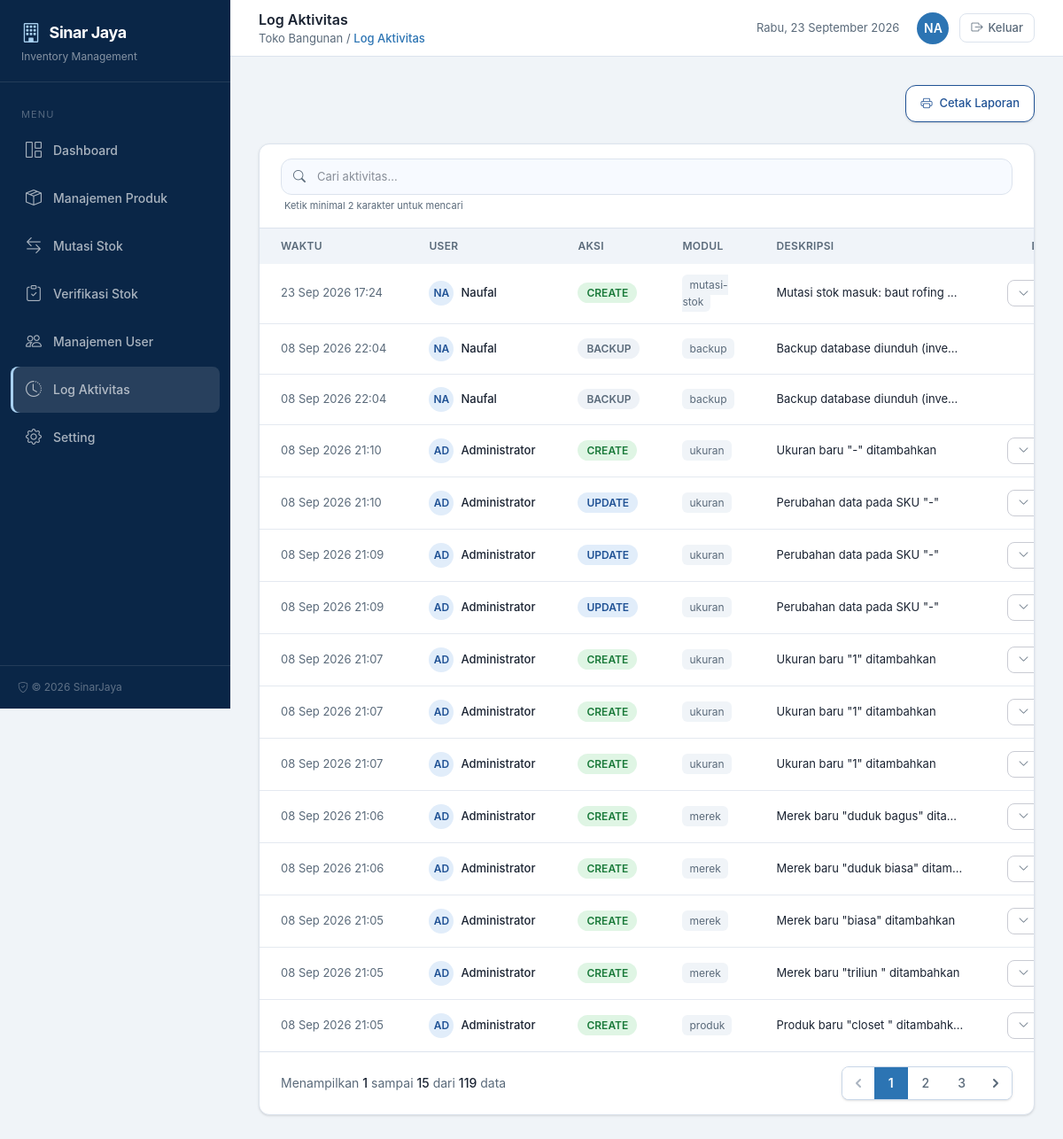
The page /log-aktivitas (signed in) on the database its author committed.
### tables this page shows
CREATE TABLE "log_aktivitas" ("id" integer primary key autoincrement not null, "id_user" integer, "aksi" varchar not null, "modul" varchar, "id_referensi" integer, "deskripsi" text not null, "data_perubahan" text, "created_at" datetime, "updated_at" datetime, "ip_address" varchar, "user_agent" varchar, foreign key("id_user") references "users"("id") on delete set null);

CREATE TABLE "users" ("id" integer primary key autoincrement not null, "username" varchar not null, "nama" varchar not null, "password" varchar not null, "remember_token" varchar, "created_at" datetime, "updated_at" datetime, "deleted_at" datetime);

### index.php (called while the page is built, shortened)
<?php
require_once __DIR__ . '/includes/db.php';
require_once __DIR__ . '/includes/helpers.php';
$uri = parse_url($_SERVER['REQUEST_URI'], PHP_URL_PATH);
$uri = rtrim($uri, '/') ?: '/';
$method = $_SERVER['REQUEST_METHOD'];
$routes = [
    'GET /'                               => ['action' => 'middleware',    'auth' => 'guest'],
    'GET /login'                          => ['page' => 'login',           'auth' => 'guest'],
    'POST /login'                         => ['action' => 'auth',          'auth' => 'guest'],
    'GET /logout'                         => ['action' => 'auth',          'auth' => 'auth', 'do' => 'logout'],
    'GET /dashboard'                      => ['page' => 'dashboard',       'auth' => 'auth'],
    'GET /produk'                         => ['page' => 'produk',          'auth' => 'auth'],
    'POST /produk'                        => ['action' => 'produk',        'auth' => 'auth'],
    'GET /mutasi-stok'                    => ['page' => 'mutasi-stok',     'auth' => 'auth'],
    'GET /mutasi-stok/input'              => ['page' => 'mutasi-stok-input', 'auth' => 'auth'],
    'POST /mutasi-stok'                   => ['action' => 'mutasi',        'auth' => 'auth'],
    'POST /mutasi-stok/input'             => ['action' => 'mutasi',        'auth' => 'auth'],
    'GET /verifikasi-stok'                => ['page' => 'verifikasi-stok', 'auth' => 'auth'],
    'GET /verifikasi-stok/input'          => ['page' => 'verifikasi-stok-input', 'auth' => 'auth'],
    'POST /verifikasi-stok'               => ['action' => 'verifikasi',    'auth' => 'auth'],
    'POST /verifikasi-stok/input'         => ['action' => 'verifikasi',    'auth' => 'auth'],
    'GET /manajemen-user'                 => ['page' => 'manajemen-user',  'auth' => 'auth'],
    'POST /manajemen-user'                => ['action' => 'user',          'auth' => 'auth'],
    'GET /log-aktivitas'                  => ['page' => 'log-aktivitas',   'auth' => 'auth'],
    'GET /cetak-mutasi'                   => ['page' => 'cetak-mutasi',    'auth' => 'auth'],
    'GET /cetak-log'                      => ['page' => 'cetak-log',       'auth' => 'auth'],
    'GET /setting'                        => ['page' => 'setting',         'auth' => 'auth'],
    'POST /setting'                       => ['action' => 'setting',       'auth' => 'auth'],
    'GET /api/produk-cascade'             => ['api' => 'produk-cascade', 'auth' => 'auth'],
];
$routeKey = $method . ' ' . $uri;
$route = $routes[$routeKey];
$pageFile = __DIR__ . '/pages/' . $route['page'] . '.php';
require $pageFile;

### includes/helpers.php (called while the page is built, shortened)
<?php
function sanitize(mixed $value): string
{
    return htmlspecialchars((string)$value, ENT_QUOTES, 'UTF-8');
}
function e(mixed $value): string
{
    return sanitize($value);
}
function avatar_initials(string $nama): string
{
    $words = explode(' ', trim($nama));
    return mb_strtoupper(mb_substr($nama, 0, 2));
}

### includes/db.php (called while the page is built, shortened)
<?php
require_once __DIR__ . '/migrations.php';
function db(): PDO
{
    return $GLOBALS['__pdo_singleton'];
}

### includes/migrations.php (called while the page is built, shortened)
<?php
function migrations_run(PDO $db): void
{
    static $ran = false;
    if ($ran) {
        return;
    }
    $ran = true;
}

### pages/log-aktivitas.php (the view, shortened to what this page needs)
<?php
$search = trim($_GET['search'] ?? '');
$where = '1=1';
$params = [];
$countSql = "SELECT COUNT(*) FROM log_aktivitas l WHERE {$where}";
$countStmt = db()->prepare($countSql);
$countStmt->execute($params);
$total = (int)$countStmt->fetchColumn();
$page = max(1, (int)($_GET['page'] ?? 1));
$perPage = 15;
$totalPages = max(1, (int)ceil($total / $perPage));
$page = min($page, $totalPages);
$offset = ($page - 1) * $perPage;
$sql = "SELECT l.*, us.nama as user_nama FROM log_aktivitas l
    LEFT JOIN users us ON us.id = l.id_user
    WHERE {$where}
    ORDER BY l.created_at DESC, l.id DESC
    LIMIT {$perPage} OFFSET {$offset}";
$stmt = db()->prepare($sql);
$stmt->execute($params);
$rows = $stmt->fetchAll(PDO::FETCH_ASSOC);
$pagination = [
    'rows' => $rows,
    'total' => $total,
    'page' => $page,
    'perPage' => $perPage,
    'totalPages' => $totalPages,
    'hasPages' => $totalPages > 1,
    'hasPrev' => $page > 1,
    'hasNext' => $page < $totalPages,
    'firstItem' => $total > 0 ? ($page - 1) * $perPage + 1 : 0,
    'lastItem' => min($page * $perPage, $total),
];
$baseUrl = '/log-aktivitas';
$queryParams = [];
$detailId = isset($_GET['detail_id']) ? (int)$_GET['detail_id'] : null;
?>
<div class="space-y-6">
    <div class="flex flex-col sm:flex-row sm:items-center justify-end gap-4">
        <button onclick="window.openModalCetakLog()" type="button"
                class="inline-flex items-center gap-2 px-4 py-2.5 bg-white border border-[#205295] text-[#205295] text-[13px] font-medium rounded-xl hover:bg-[#e1edfa] transition shadow-sm">
            <i class="bi bi-printer"></i> Cetak Laporan
        </button>
    </div>
    <div class="bg-white rounded-xl shadow-sm border border-[#dce3ed] overflow-hidden">
        <div class="px-6 py-4 border-b border-[#dce3ed]">
            <form method="GET" action="/log-aktivitas" class="relative flex">
                <input type="text" name="search" value="<?= e($search) ?>"
                       placeholder="Cari aktivitas..."
                       minlength="2"
                       title="Ketik minimal 2 karakter untuk mencari"
                       class="w-full pl-10 pr-4 py-2.5 text-[13px] border border-[#dce3ed] rounded-xl focus:outline-none focus:ring-2 focus:ring-[#205295]/20 focus:border-[#205295] transition bg-[#f7faff]">
                <i class="bi bi-search absolute left-3.5 top-1/2 -translate-y-1/2 text-[#5a6a7a] text-sm"></i>
            </form>
            <p class="mt-1 text-[11px] text-[#5a6a7a] pl-1">Ketik minimal 2 karakter untuk mencari</p>
        </div>
        <div class="overflow-x-auto">
            <table class="w-full text-[13px]">
                <thead>
                    <tr class="text-left bg-[#f0f4f9] text-[#5a6a7a] text-xs uppercase tracking-wide">
                        <th class="px-6 py-3 font-semibold">Waktu</th>
                        <th class="px-6 py-3 font-semibold">User</th>
                        <th class="px-6 py-3 font-semibold">Aksi</th>
                        <th class="px-6 py-3 font-semibold">Modul</th>
                        <th class="px-6 py-3 font-semibold">Deskripsi</th>
                        <th class="px-6 py-3 font-semibold text-right">Detail</th>
                    </tr>
                </thead>
                <tbody class="divide-y divide-[#e4e9f0]">
                    <?php if (empty($rows)): ?>
                        <tr>
                            <td colspan="6" class="px-6 py-12 text-center text-[#5a6a7a]">
                                <i class="bi bi-clock-history text-4xl block mb-2 text-[#c3cbd5]"></i>
                                <?php if ($search !== ''): ?>
                                    Tidak ada data yang cocok dengan pencarian "<strong><?= e($search) ?></strong>".
                                <?php else: ?>
                                    Belum ada aktivitas.
                                <?php endif; ?>
                            </td>
                        </tr>
                    <?php else: ?>
                        <?php foreach ($rows as $row): ?>
                            <tr class="hover:bg-[#f7faff]">
                                <td class="px-6 py-3.5 text-[#5a6a7a] whitespace-nowrap"><?= e(date('d M Y H:i', strtotime($row['created_at']))) ?></td>
                                <td class="px-6 py-3.5">
                                    <div class="flex items-center gap-2">
                                        <div class="w-7 h-7 rounded-full bg-[#e1edfa] text-[#205295] flex items-center justify-center text-xs font-semibold"><?= e($row['user_nama'] ? avatar_initials($row['user_nama']) : 'S') ?></div>
                                        <?php if ($row['user_nama']): ?>
                                            <span class="font-medium text-[#1a2332]"><?= e($row['user_nama']) ?></span>
                                        <?php else: ?>
                                            <span class="text-[#5a6a7a]">Sistem</span>
                                        <?php endif; ?>
                                    </div>
                                </td>
                                <td class="px-6 py-3.5">
                                    <?php if ($row['aksi'] === 'CREATE'): ?>
                                        <span class="px-2.5 py-1 rounded-full bg-[#dff5e4] text-[#1a7a3a] text-xs font-semibold">CREATE</span>
                                    <?php elseif ($row['aksi'] === 'UPDATE'): ?>
                                        <span class="px-2.5 py-1 rounded-full bg-[#e1edfa] text-[#205295] text-xs font-semibold">UPDATE</span>
                                    <?php elseif ($row['aksi'] === 'DELETE'): ?>
                                        <span class="px-2.5 py-1 rounded-full bg-[#fde8e8] text-[#c0392b] text-xs font-semibold">DELETE</span>
                                    <?php else: ?>
                                        <span class="px-2.5 py-1 rounded-full bg-[#eef2f7] text-[#5a6a7a] text-xs font-semibold"><?= e($row['aksi']) ?></span>
                                    <?php endif; ?>
                                </td>
                                <td class="px-6 py-3.5"><span class="px-2 py-1 rounded-md bg-[#f0f4f8] text-[#5a6a7a] text-xs"><?= e($row['modul'] ?? '-') ?></span></td>
                                <td class="px-6 py-3.5 text-[#1a2332] max-w-[260px] truncate" title="<?= e($row['deskripsi']) ?>"><?= e($row['deskripsi']) ?></td>
                                <td class="px-6 py-3.5 text-right">
                                    <?php if (!empty($row['data_perubahan'])): ?>
                                        <?php
                                        $logHref = '/log-aktivitas';
                                        if ($detailId !== (int)$row['id']) $logHref .= ($search !== '' ? '&' : '?') . 'detail_id=' . (int)$row['id'];
                                        ?>
                                        <a href="<?= $logHref ?>"
                                           class="inline-flex items-center gap-1.5 px-3 py-1.5 rounded-lg border border-[#c9cbd3] text-[#5a6a7a] hover:text-[#2c74b3] hover:border-[#2c74b3] text-xs transition">
                                            <i class="bi <?= $detailId === (int)$row['id'] ? 'bi-chevron-up' : 'bi-chevron-down' ?>"></i>
                                        </a>
                                    <?php else: ?>
                                        <span class="text-[#c3cbd5] text-xs">-</span>
                                    <?php endif; ?>
                                </td>
                            </tr>
                        <?php endforeach; ?>
                    <?php endif; ?>
                </tbody>
            </table>
        </div>
        <?php if ($pagination['hasPages']): ?>
            <div class="px-6 py-4 border-t border-[#dce3ed]">
                <?php require __DIR__ . '/../templates/components/pagination.php'; ?>
            </div>
        <?php endif; ?>
    </div>
</div>
<?php
require __DIR__ . '/../templates/app.php';

### templates/components/pagination.php (shortened to what this page needs)
<?php
$pagination = $pagination ?? null;
$baseUrl = $baseUrl ?? $_SERVER['REQUEST_URI'];
$queryParams = $queryParams ?? [];
$currentPage = $pagination['page'];
$totalPages = $pagination['totalPages'];
$firstItem = $pagination['firstItem'];
$lastItem = $pagination['lastItem'];
$total = $pagination['total'];
function pag_url(string $base, array $params, int $page): string
{
    $params['page'] = $page;
    return $base . '?' . http_build_query($params);
}
?>
<nav role="navigation" aria-label="Pagination Navigation" class="flex items-center justify-between">
    <div class="hidden sm:flex-1 sm:flex sm:items-center sm:justify-between">
        <div>
            <p class="text-sm text-[#5a6a7a] leading-5">
                Menampilkan <span class="font-medium text-[#1a2332]"><?= $firstItem ?></span>
                sampai <span class="font-medium text-[#1a2332]"><?= $lastItem ?></span>
                dari <span class="font-medium text-[#1a2332]"><?= $total ?></span> data
            </p>
        </div>
        <div>
            <span class="relative z-0 inline-flex rounded-lg border border-[#c9d7e8] bg-white shadow-sm overflow-hidden">
                <span>
                    <?php if ($pagination['hasPrev']): ?>
                        <a href="<?= e(pag_url($baseUrl, $queryParams, $currentPage - 1)) ?>" aria-label="Sebelumnya" class="relative inline-flex items-center px-2 py-2 text-sm font-medium text-[#5a6a7a] bg-white border-r border-[#dde5ef] leading-5 hover:bg-[#eef4fb] hover:text-[#2c74b3] transition">
                            <svg class="w-5 h-5" fill="currentColor" viewBox="0 0 20 20"><path fill-rule="evenodd" d="M12.707 5.293a1 1 0 010 1.414L9.414 10l3.293 3.293a1 1 0 01-1.414 1.414l-4-4a1 1 0 010-1.414l4-4a1 1 0 011.414 0z" clip-rule="evenodd"/></svg>
                        </a>
                    <?php else: ?>
                        <span class="relative inline-flex items-center px-2 py-2 text-sm font-medium text-[#aab4c0] bg-white border-r border-[#dde5ef] cursor-default leading-5" aria-hidden="true">
                            <svg class="w-5 h-5" fill="currentColor" viewBox="0 0 20 20"><path fill-rule="evenodd" d="M12.707 5.293a1 1 0 010 1.414L9.414 10l3.293 3.293a1 1 0 01-1.414 1.414l-4-4a1 1 0 010-1.414l4-4a1 1 0 011.414 0z" clip-rule="evenodd"/></svg>
                        </span>
                    <?php endif; ?>
                </span>
                <?php
                $start = max(1, $currentPage - 2);
                $end = min($totalPages, $currentPage + 2);
                for ($p = $start; $p <= $end; $p++):
                ?>
                    <?php if ($p == $currentPage): ?>
                        <span aria-current="page">
                            <span class="relative inline-flex items-center px-4 py-2 -ml-px text-sm font-semibold text-white bg-[#2c74b3] border-r border-[#2c74b3] leading-5 cursor-default"><?= $p ?></span>
                        </span>
                    <?php else: ?>
                        <a href="<?= e(pag_url($baseUrl, $queryParams, $p)) ?>" class="relative inline-flex items-center px-4 py-2 -ml-px text-sm font-medium text-[#5a6a7a] bg-white border-r border-[#dde5ef] leading-5 hover:text-[#2c74b3] hover:bg-[#eef4fb] transition"><?= $p ?></a>
                    <?php endif; ?>
                <?php endfor; ?>
                <span>
                    <?php if ($pagination['hasNext']): ?>
                        <a href="<?= e(pag_url($baseUrl, $queryParams, $currentPage + 1)) ?>" aria-label="Berikutnya" class="relative inline-flex items-center px-2 py-2 -ml-px text-sm font-medium text-[#5a6a7a] bg-white leading-5 hover:bg-[#eef4fb] hover:text-[#2c74b3] transition">
                            <svg class="w-5 h-5" fill="currentColor" viewBox="0 0 20 20"><path fill-rule="evenodd" d="M7.293 14.707a1 1 0 010-1.414L10.586 10 7.293 6.707a1 1 0 011.414-1.414l4 4a1 1 0 010 1.414l-4 4a1 1 0 01-1.414 0z" clip-rule="evenodd"/></svg>
                        </a>
                    <?php endif; ?>
                </span>
            </span>
        </div>
    </div>
</nav>

### rows shown on the page
log_aktivitas: created_at "23 Sep 2026 17:24", id_user.nama "NA", id_user.nama "Naufal", aksi "CREATE", modul "mutasi-stok", deskripsi "Mutasi stok masuk: baut rofing…", id_referensi "1", id "119"
log_aktivitas: created_at "08 Sep 2026 22:04", id_user.nama "NA", id_user.nama "Naufal", aksi "BACKUP", modul "backup", deskripsi "Backup database diunduh (inve…"
log_aktivitas: created_at "08 Sep 2026 22:04", id_user.nama "NA", id_user.nama "Naufal", aksi "BACKUP", modul "backup", deskripsi "Backup database diunduh (inve…"
log_aktivitas: created_at "08 Sep 2026 21:10", id_user.nama "AD", id_user.nama "Administrator", aksi "CREATE", modul "ukuran", deskripsi "Ukuran baru \"-\" ditambahkan"
log_aktivitas: created_at "08 Sep 2026 21:10", id_user.nama "AD", id_user.nama "Administrator", aksi "UPDATE", modul "ukuran", deskripsi "Perubahan data pada SKU \"-\""
log_aktivitas: created_at "08 Sep 2026 21:09", id_user.nama "AD", id_user.nama "Administrator", aksi "UPDATE", modul "ukuran", deskripsi "Perubahan data pada SKU \"-\""
log_aktivitas: created_at "08 Sep 2026 21:09", id_user.nama "AD", id_user.nama "Administrator", aksi "UPDATE", modul "ukuran", deskripsi "Perubahan data pada SKU \"-\""
log_aktivitas: created_at "08 Sep 2026 21:07", id_user.nama "AD", id_user.nama "Administrator", aksi "CREATE", modul "ukuran", deskripsi "Ukuran baru \"1\" ditambahkan"
log_aktivitas: created_at "08 Sep 2026 21:07", id_user.nama "AD", id_user.nama "Administrator", aksi "CREATE", modul "ukuran", deskripsi "Ukuran baru \"1\" ditambahkan"
log_aktivitas: created_at "08 Sep 2026 21:07", id_user.nama "AD", id_user.nama "Administrator", aksi "CREATE", modul "ukuran", deskripsi "Ukuran baru \"1\" ditambahkan"
log_aktivitas: created_at "08 Sep 2026 21:06", id_user.nama "AD", id_user.nama "Administrator", aksi "CREATE", modul "merek", deskripsi "Merek baru \"duduk bagus\" dita…"
log_aktivitas: created_at "08 Sep 2026 21:06", id_user.nama "AD", id_user.nama "Administrator", aksi "CREATE", modul "merek", deskripsi "Merek baru \"duduk biasa\" ditam…"
log_aktivitas: created_at "08 Sep 2026 21:05", id_user.nama "AD", id_user.nama "Administrator", aksi "CREATE", modul "merek", deskripsi "Merek baru \"biasa\" ditambahkan"
log_aktivitas: created_at "08 Sep 2026 21:05", id_user.nama "AD", id_user.nama "Administrator", aksi "CREATE", modul "merek", deskripsi "Merek baru \"triliun \" ditambahkan"
log_aktivitas: created_at "08 Sep 2026 21:05", id_user.nama "AD", id_user.nama "Administrator", aksi "CREATE", modul "produk", deskripsi "Produk baru \"closet \" ditambahk…"

### other values the page prints
$headerTitle "Log Aktivitas"
$breadcrumb "Log Aktivitas"
$initials "NA"
$lastItem "15"
